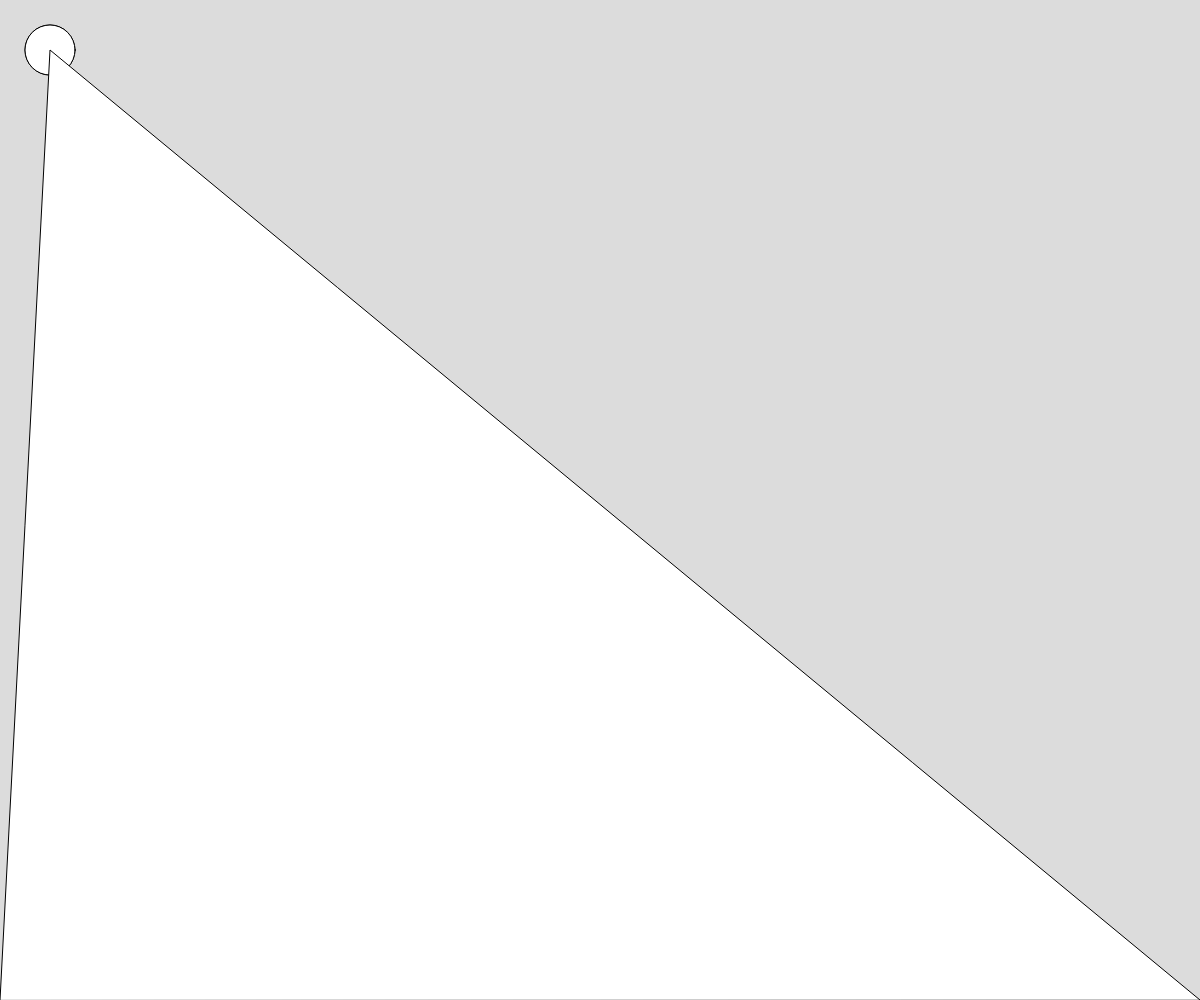
Frame 1 (no input)
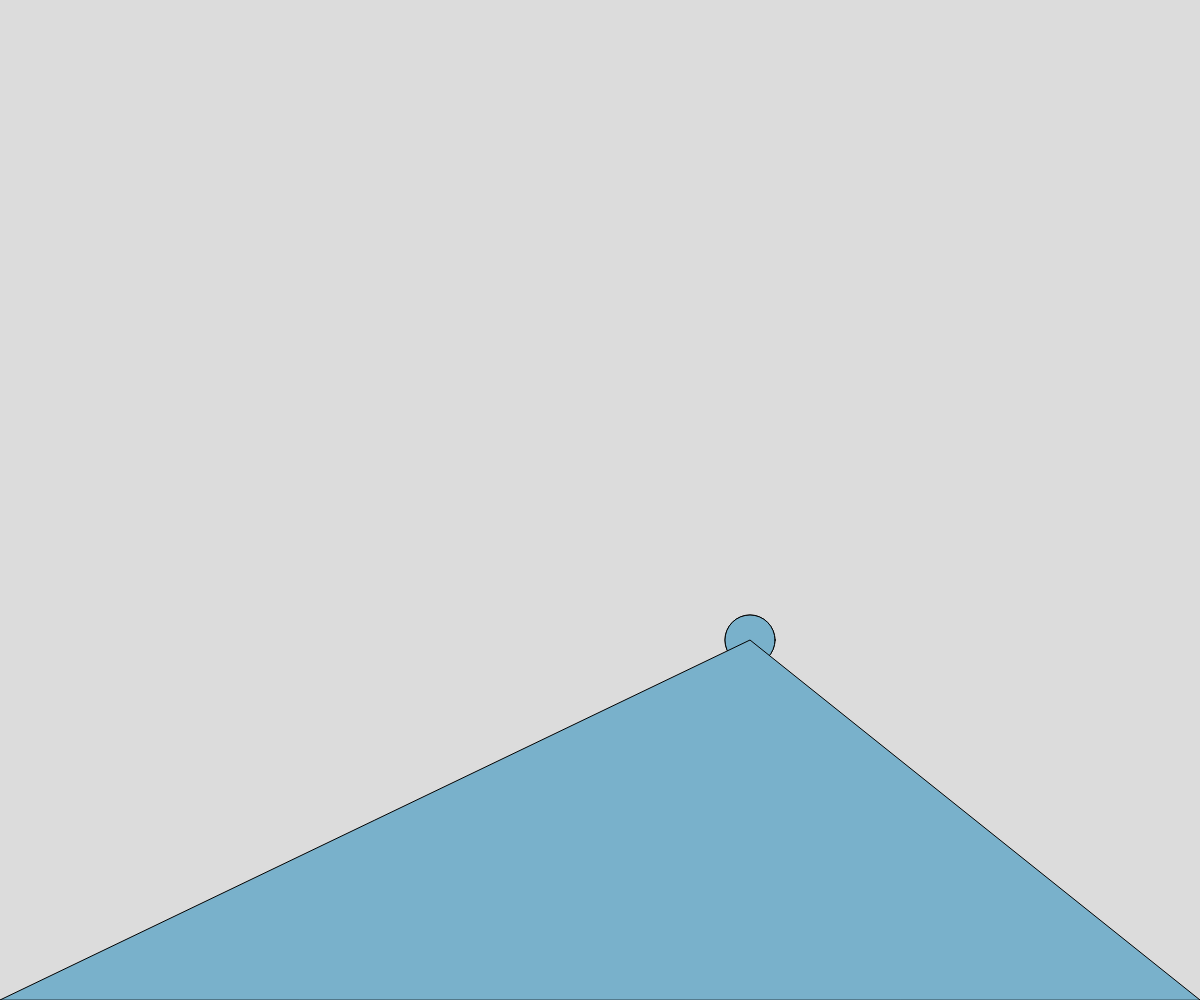
Frame 60 (no input)
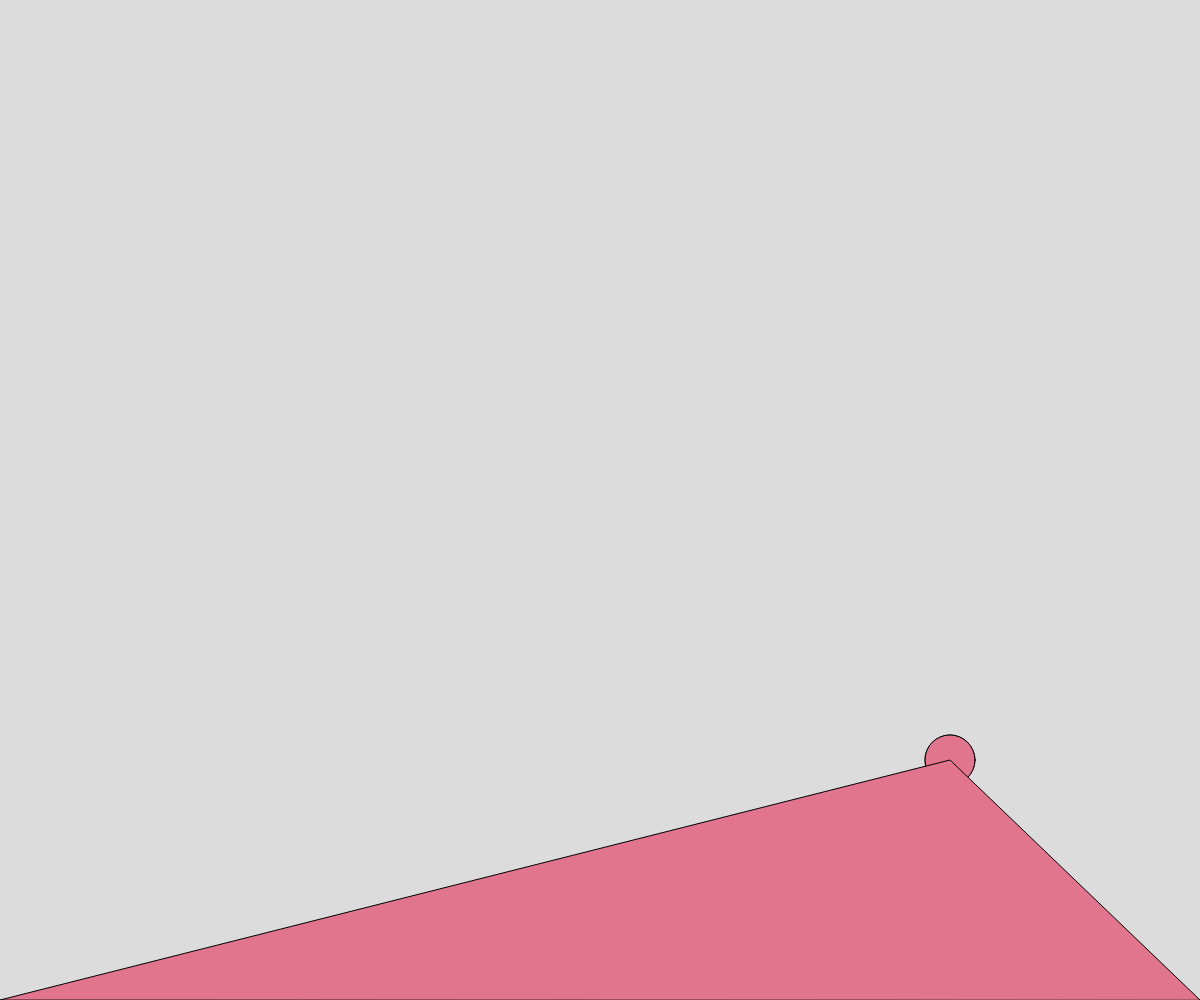
Frame 120 (the mouse pressed at the canvas centre since frame 60)

The p5.js sketch that drew these frames (run headless with seeded random() and noise() and a simulated clock; from frame 60 on, the mouse is pressed at the canvas centre):

// p5.js sketch
// ── sketch.js
var xpos = 50;
var ypos = 50;
var xdir = 100;
var ydir = 10;

function setup() { 
  createCanvas(windowWidth, windowHeight);
} 

function draw() { 
  background(220);
	ellipse(xpos,ypos,50,50);
	ellipse(xpos,ypos,50,50);
	triangle(0, windowHeight, xpos, ypos, windowWidth,windowHeight);
	xpos = xpos + xdir;
	ypos = ypos +ydir;
	if (xpos >= windowWidth || xpos <= 25){
		fill(random(255),random(255),random(255));
	xdir= xdir* -1;
	}
	if(ypos >= windowHeight || ypos <= 25){
		ydir = ydir *-1;
		}
}
